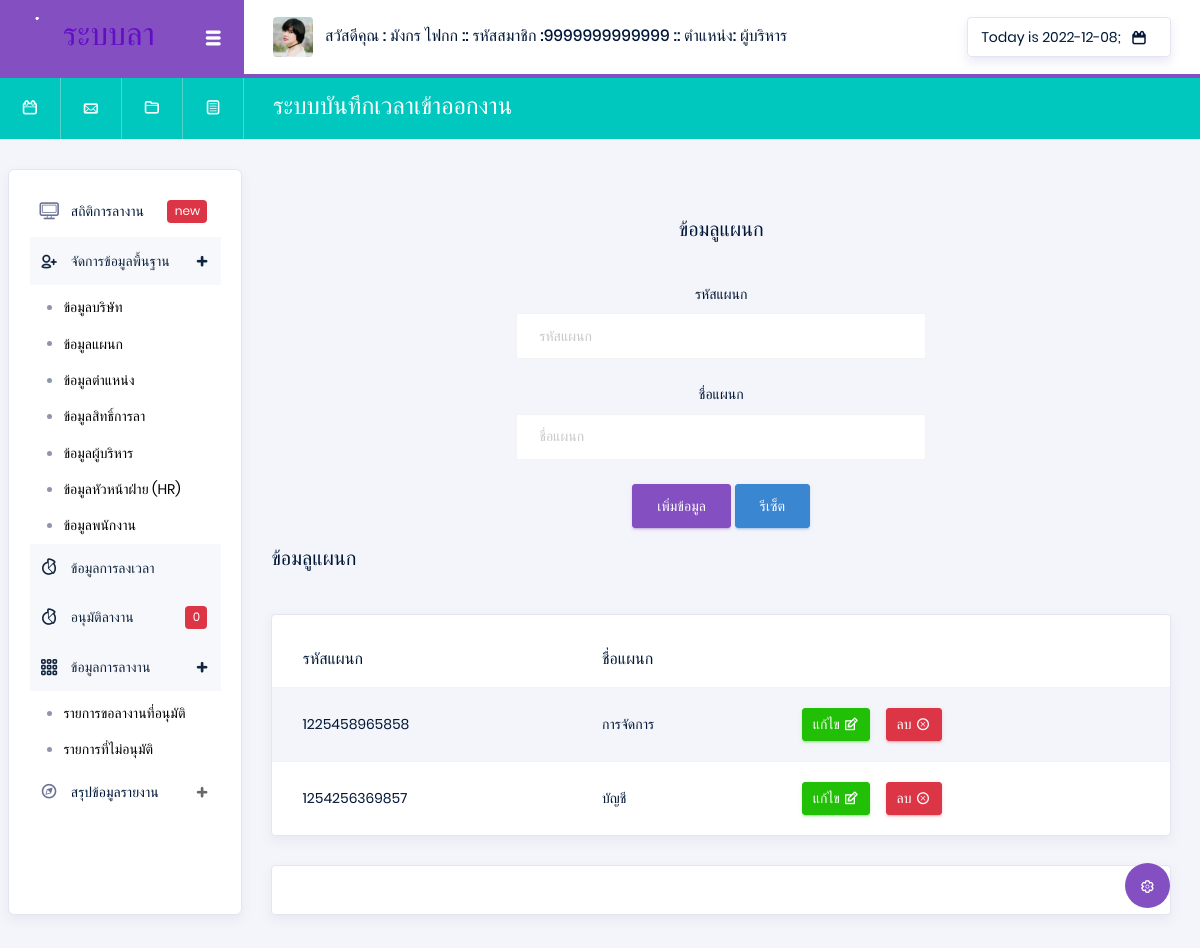
The app's page /index.php?p=department (signed in), older data.
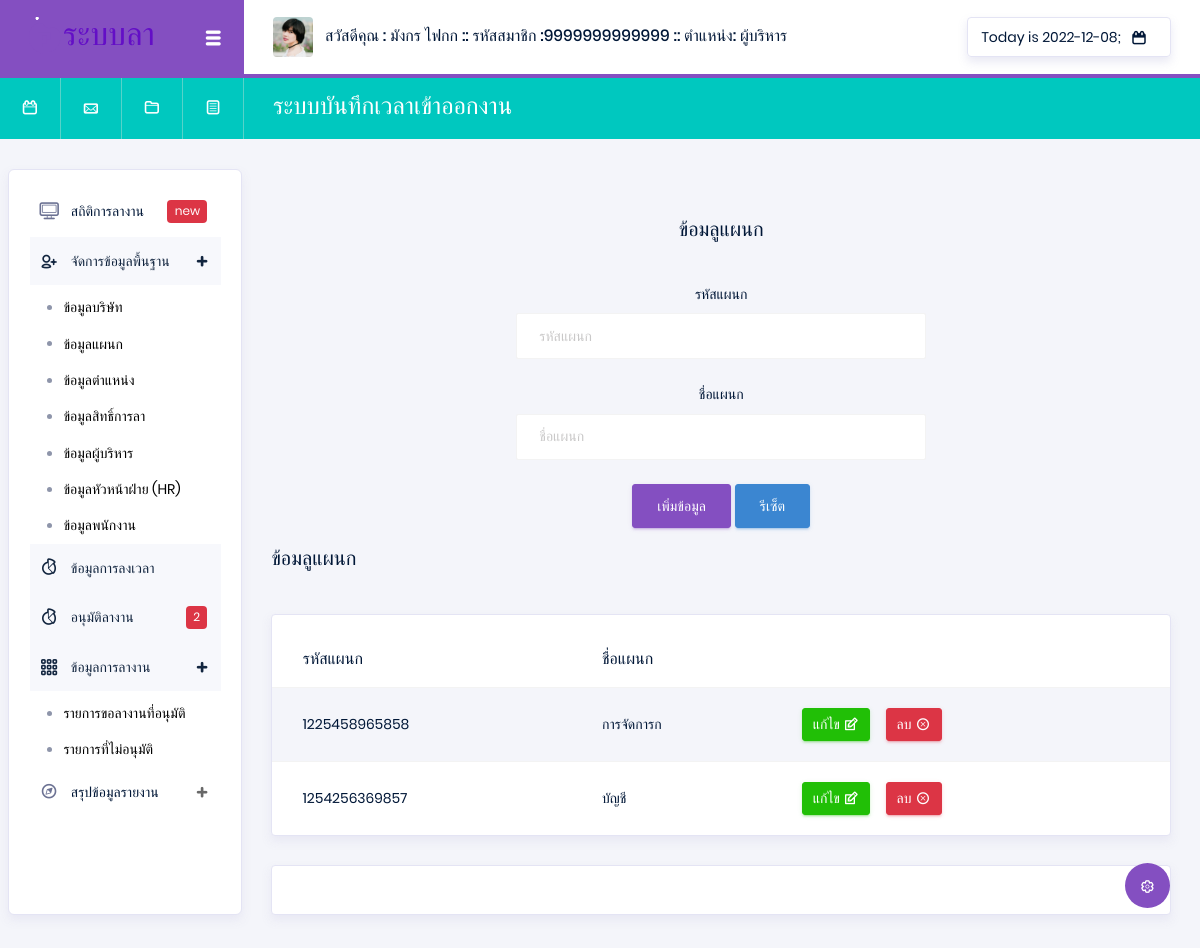
The same page, newer data.
### tables this page shows
CREATE TABLE `department` (
  `Dep_id` varchar(13) NOT NULL,
  `Dep_name` varchar(50) NOT NULL
);

### api/showData.php (called while the page is built, shortened)
<?php
@$department = "SELECT * FROM department  ";
@$Sqldepartment = mysqli_query($con, $department) or die("Error in query: $department ");

### pages/system/department.php (the view, shortened to what the changed rows need)
<div class="main-panel">
    <div class="content-wrapper">
        <br> <br>
        <center>
            <h5 class="mb-2 text-titlecase mb-4" id="buttonY">ข้อมลูแผนก</h5>
            <div class="card-body col-md-6">
                <form class="forms-sample" action="./api/api_system.php" method="POST">
                    <div class="form-group">
                        <label for="exampleInputUsername1">รหัสแผนก</label>
                        <input type="text" class="form-control" name="Dep_id" id="Dep_id4" placeholder="รหัสแผนก" required>
                    </div>
                    <div class="form-group">
                        <label for="exampleInputUsername1">ชื่อแผนก</label>
                        <input type="text" class="form-control" name="Dep_name" id="Dep_name" placeholder="ชื่อแผนก" required>
                    </div>
                    <button type="submit" class="btn btn-primary" id="buttonY"> เพิ่มข้อมูล</button>
                    <a onclick="nullDepartment()" class="btn btn-info" i>รีเซ็ต </a>
                </form>
            </div>
        </center>
        <?php
        extract(@$_GET);
        ?>
        <div class="row">
            <div class="col-xl-6 grid-margin stretch-card flex-column">
                <h5 class="mb-2 text-titlecase mb-4">ข้อมลูแผนก</h5>
            </div>
        </div>
        <div class="row">
            <div class="col-md-12">
                <div class="card">
                    <div class="table-responsive pt-3">
                        <table class="table table-striped project-orders-table">
                            <thead>
                                <tr>
                                    <th class="ml-5">รหัสแผนก</th>
                                    <th>ชื่อแผนก</th>
                                </tr>
                            </thead>
                            <tbody>
                                <?php
                                while ($Showdepartment = mysqli_fetch_array($Sqldepartment)) {
                                ?>
                                    <tr>
                                        <td><?php echo $Showdepartment['Dep_id'] ?></td>
                                        <td><?php echo $Showdepartment['Dep_name'] ?></td>
                                        <td>
                                            <div class="d-flex align-items-center">
                                                <button type="button" data-toggle="modal" data-target="#addnullDepartment" onclick="edtiDepartment(Dep_id =<?php echo $Showdepartment['Dep_id'] ?>)" class="btn btn-success btn-sm btn-icon-text mr-3">
                                                    แก้ไข
                                                    <i class="typcn typcn-edit btn-icon-append"></i>
                                                </button>
                                                <a href="./api/api_system.php?str=deleteDepartment&Dep_id=<?php echo $Showdepartment['Dep_id']; ?>" onclick="return confirm('คุณแน่ใจว่าจะลบข้อมูลใช่หรือไม่');" type="button" class="btn btn-danger btn-sm btn-icon-text">
                                                    ลบ
                                                    <i class="typcn typcn-delete-outline btn-icon-append"></i>
                                                </a>
                                            </div>
                                        </td>
                                    </tr>
                                <?php } ?>
                            </tbody>
                        </table>
                    </div>
                </div>
            </div>
        </div>
    </div>
    <footer class="footer">
        <div class="card">
            <div class="card-body">
            </div>
        </div>
    </footer>
</div>

### ListNan.php (shortened to what the changed rows need)
<?php
@$leavefd = "SELECT * FROM `leave` WHERE  Leave_status = 1 ORDER BY Leave_date DESC;   ";
@$Sqlleavefd = mysqli_query($con, $leavefd) or die("Error in query: $leavefd ");
@$numd = mysqli_num_rows($Sqlleavefd);
?>
<nav class="sidebar sidebar-offcanvas" id="sidebar">
  <ul class="nav">
    <li class="nav-item">
      <a class="nav-link" href="#">
        <i class="typcn typcn-device-desktop menu-icon"></i>
        <span class="menu-title">สถิติการลางาน</span>
        <div class="badge badge-danger">new</div>
      </a>
    </li>
    <li class="nav-item">
      <a class="nav-link" data-toggle="collapse" href="#auth" aria-expanded="false" aria-controls="auth">
        <i class="typcn typcn-user-add-outline menu-icon"></i>
        <span class="menu-title">จัดการข้อมูลพื้นฐาน</span>
        <i class="menu-arrow"></i>
      </a>
      <div class="collapse" id="auth">
        <ul class="nav flex-column sub-menu">
          <li class="nav-item"> <a class="nav-link" href="index.php?p=constant"> ข้อมูลบริษัท </a></li>
          <li class="nav-item"> <a class="nav-link" href="index.php?p=department"> ข้อมูลแผนก </a></li>
          <li class="nav-item"> <a class="nav-link" href="index.php?p=position"> ข้อมูลตำแหน่ง </a></li>
          <li class="nav-item"> <a class="nav-link" href="index.php?p=peleave"> ข้อมูลสิทธิ์การลา </a></li>
          <li class="nav-item"> <a class="nav-link" href="index.php?p=employeeCEO"> ข้อมูลผู้บริหาร </a></li>
          <li class="nav-item"> <a class="nav-link" href="index.php?p=employeeHR"> ข้อมูลหัวหน้าฝ่าย (HR) </a></li>
          <li class="nav-item"> <a class="nav-link" href="index.php?p=employeeEmp"> ข้อมูลพนักงาน </a></li>
        </ul>
      </div>
    </li>
    <li class="nav-item">
      <a class="nav-link" href="index.php?p=timetable">
        <i class="typcn typcn-chart-pie-outline menu-icon"></i>
        <span class="menu-title">ข้อมูลการลงเวลา</span>
      </a>
    </li>
    <li class="nav-item">
      <a class="nav-link" href="index.php?p=leave1">
        <i class="typcn typcn-chart-pie-outline menu-icon"></i>
        <span class="menu-title">อนุมัติลางาน</span>
        <div class="badge badge-danger"><?php echo $numd ?></div>
      </a>
    </li>
    <li class="nav-item">
      <a class="nav-link" data-toggle="collapse" href="#tables" aria-expanded="false" aria-controls="tables">
        <i class="typcn typcn-th-small-outline menu-icon"></i>
        <span class="menu-title">ข้อมูลการลางาน</span>
        <i class="menu-arrow"></i>
      </a>
      <div class="collapse" id="tables">
        <ul class="nav flex-column sub-menu">
          <li class="nav-item"> <a class="nav-link" href="index.php?p=leave2">รายการขอลางานที่อนุมัติ</a></li>
          <li class="nav-item"> <a class="nav-link" href="index.php?p=leave3">รายการที่ไม่อนุมัติ</a></li>
        </ul>
      </div>
    </li>
    <li class="nav-item">
      <a class="nav-link" data-toggle="collapse" href="#icons" aria-expanded="false" aria-controls="icons">
        <i class="typcn typcn-compass menu-icon"></i>
        <span class="menu-title">สรุปข้อมูลรายงาน</span>
        <i class="menu-arrow"></i>
      </a>
    </li>
  </ul>
</nav>

Row changes from the older to the newer data that the page shows:
changed department id 1225458965858: Dep_name "การจัดการ" → "การจัดการก"
Text that changed along with them:
$numd: "0" → "2"
